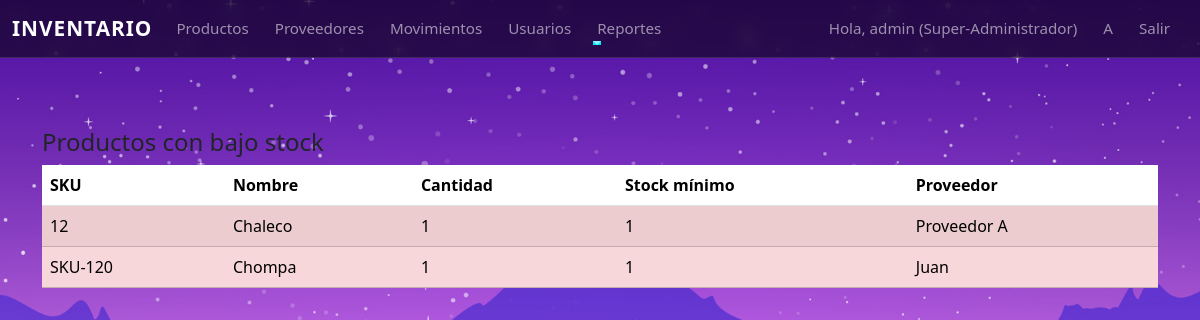
/reportes/bajo_stock (signed in), run on an earlier commit of the app's database.
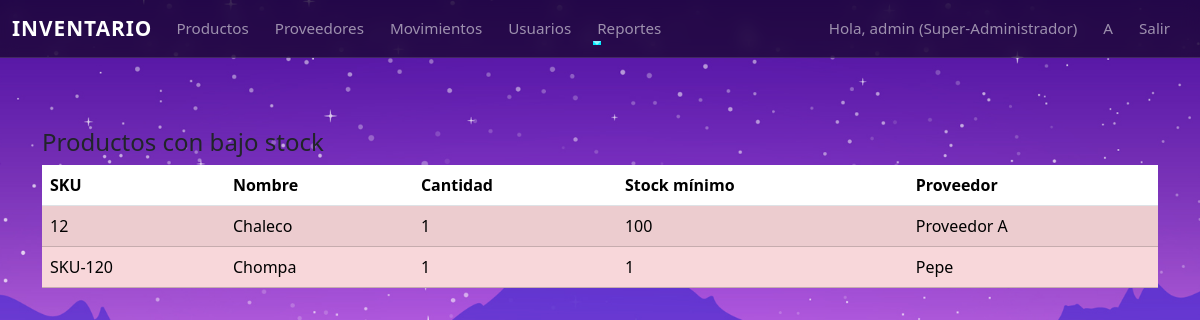
And on a later commit of the database.
### app/models.py (models this page shows)
class Product(db.Model):
    __tablename__ = 'productos'
    id = db.Column(db.Integer, primary_key=True)
    nombre = db.Column(db.String(200), nullable=False)
    descripcion = db.Column(db.Text)
    sku = db.Column(db.String(80), unique=True, nullable=False)
    cantidad = db.Column(db.Integer, default=0)
    stock_minimo = db.Column(db.Integer, default=1)
    precio_compra = db.Column(db.Float, default=0.0)
    precio_venta = db.Column(db.Float, default=0.0)
    proveedor_id = db.Column(db.Integer, db.ForeignKey('proveedores.id'))
    movimientos = db.relationship(
    'InventoryMovement',
    backref='producto',
    lazy=True,
    cascade="all, delete-orphan"
)

class Provider(db.Model):
    __tablename__ = 'proveedores'
    id = db.Column(db.Integer, primary_key=True)
    nombre = db.Column(db.String(150), nullable=False)
    contacto = db.Column(db.String(150))
    telefono = db.Column(db.String(50))
    email = db.Column(db.String(120))
    productos = db.relationship('Product', backref='proveedor', lazy=True)

### app/routes.py (the view)
@bp.route('/reportes/bajo_stock')
@login_required
def reportes_bajo_stock():
    productos = Product.query.filter(Product.cantidad <= Product.stock_minimo).order_by(Product.cantidad.asc()).all()
    return render_template('reportes_low_stock.html', productos=productos)

### app/models.py (called while the page is built)
@login_manager.user_loader
def load_user(user_id):
    return User.query.get(int(user_id))

### app/templates/reportes_low_stock.html (shortened to what this page needs)
{% extends "base.html" %}
{% block content %}
<h4>Productos con bajo stock</h4>
<table class="table table-striped">
  <thead><tr><th>SKU</th><th>Nombre</th><th>Cantidad</th><th>Stock mínimo</th><th>Proveedor</th></tr></thead>
  <tbody>
    {% for p in productos %}
    <tr class="{% if p.cantidad <= p.stock_minimo %}table-danger{% endif %}">
      <td>{{ p.sku }}</td>
      <td>{{ p.nombre }}</td>
      <td>{{ p.cantidad }}</td>
      <td>{{ p.stock_minimo }}</td>
      <td>{{ p.proveedor.nombre if p.proveedor else '-' }}</td>
    </tr>
    {% endfor %}
  </tbody>
</table>
{% endblock %}

What changed in the data, as far as the page shows it:
changed Product "Chaleco": stock_minimo "1" → "100"
changed through a linked row, Product "SKU-120": proveedor "Juan" → "Pepe"
